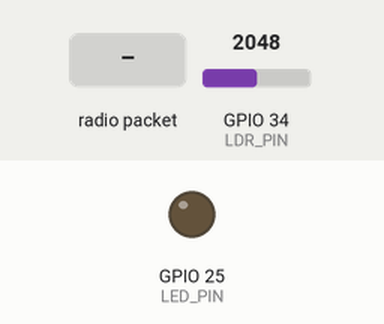
This sketch was run on a simulated ESP32. Parts: output pins drawn as LEDs (lit = HIGH). The inputs (shaded band) are chosen by the test bench; at power-on: GPIO 34 (LDR_PIN) = 2048. No radio packets arrive unless stated; what the sketch prints to the serial monitor is not drawn.

Above: at 2.2 s.
2.3 s: radio packet "LED:1" arrives
At 3.6 s:
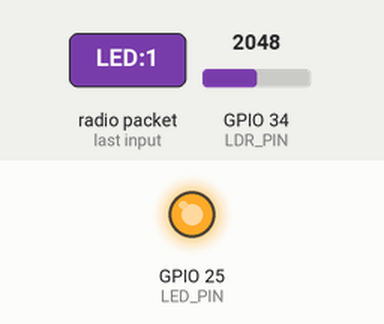
4.5 s: radio packet "LED:0" arrives
At 6.3 s:
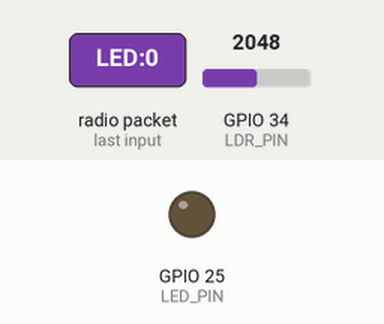
Timing chart, 0 to 7.8 s (numbered marks = the images above; inputs shaded):
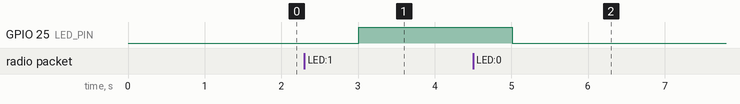

The sketch:

team-node-d-direct-nrf.ino
```cpp
#include <SPI.h>
#include <RF24.h>
#include "esp_sleep.h"

#define NRF_CE  4
#define NRF_CSN 5
#define LDR_PIN 34
#define LED_PIN 25  // external LED on GPIO25 (GPIO2=strapping, 4/5/18/19/23=radio/SPI)

RF24 radio(NRF_CE, NRF_CSN);

const byte GATEWAY_ADDR[6] = "ATWY1";  // Node D TX → gateway
const byte CMD_D_ADDR[6]   = "CMDD1";  // gateway TX → Node D RX (LED commands)

void setup() {
  Serial.begin(115200);
  pinMode(LED_PIN, OUTPUT);
  delay(1000);

  if (!radio.begin()) {
    Serial.println("nRF24 init failed!");
    Serial.print("Chip connected? ");
    Serial.println(radio.isChipConnected() ? "YES" : "NO");
    while (true);
  }

  radio.setPALevel(RF24_PA_HIGH);
  radio.setDataRate(RF24_250KBPS);
  radio.setChannel(100);
  radio.openReadingPipe(1, CMD_D_ADDR);  // receive LED commands from gateway
  radio.openWritingPipe(GATEWAY_ADDR);
  radio.stopListening();

  Serial.println("Node D ready — sending to Gateway every 60s");
}

void checkLedCmd() {
  radio.startListening();
  unsigned long deadline = millis() + 1000;  // 1 second RX window
  while (millis() < deadline) {
    if (radio.available()) {
      char cmd[32] = "";
      radio.read(cmd, sizeof(cmd));
      if (strncmp(cmd, "LED:1", 5) == 0) {
        digitalWrite(LED_PIN, HIGH);
        Serial.println("LED ON");
      } else if (strncmp(cmd, "LED:0", 5) == 0) {
        digitalWrite(LED_PIN, LOW);
        Serial.println("LED OFF");
      }
    }
  }
  radio.stopListening();
}

void loop() {
  int ldrValue = analogRead(LDR_PIN);

  char msg[32];
  snprintf(msg, sizeof(msg), "NodeD LDR:%d", ldrValue);

  bool success = radio.write(msg, sizeof(msg));

  if (success) {
    Serial.print("Sent to Gateway: ");
    Serial.println(msg);
  } else {
    Serial.println("Send failed!");
  }

  checkLedCmd();

  // 59s light sleep — CPU halted, SPI/nRF24 state preserved, resumes here on wakeup
  Serial.flush();  // drain UART before CPU halts or last print is corrupted
  esp_sleep_enable_timer_wakeup(59000000ULL);
  esp_light_sleep_start();
}
```

Measured:
- after the input at 2.3 s, GPIO 25 (LED_PIN): LOW → HIGH after 0.71 s
- after the input at 4.5 s, GPIO 25 (LED_PIN): HIGH → LOW after 0.51 s
